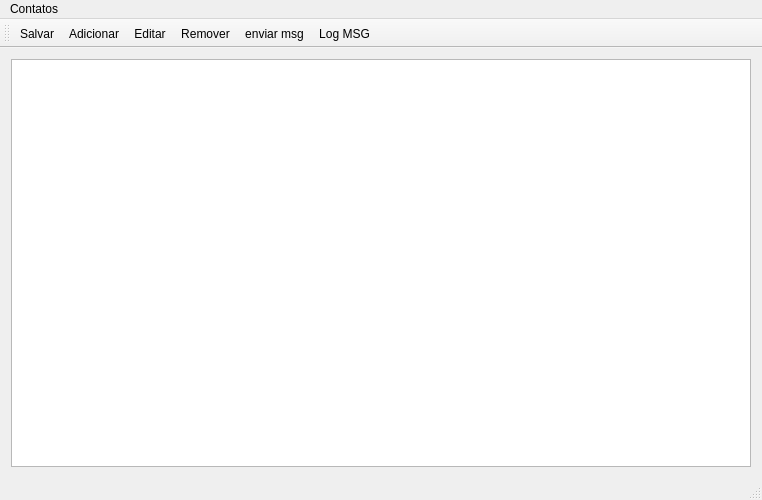
<?xml version="1.0" encoding="UTF-8"?>
<ui version="4.0">
 <class>MainWindow</class>
 <widget class="QMainWindow" name="MainWindow">
  <property name="geometry">
   <rect>
    <x>0</x>
    <y>0</y>
    <width>762</width>
    <height>500</height>
   </rect>
  </property>
  <property name="sizePolicy">
   <sizepolicy hsizetype="Maximum" vsizetype="Maximum">
    <horstretch>0</horstretch>
    <verstretch>0</verstretch>
   </sizepolicy>
  </property>
  <property name="windowTitle">
   <string>MainWindow</string>
  </property>
  <widget class="QWidget" name="centralWidget">
   <layout class="QVBoxLayout" name="verticalLayout">
    <item>
     <widget class="QTableView" name="tbIniciar">
      <property name="styleSheet">
       <string notr="true"/>
      </property>
      <property name="gridStyle">
       <enum>Qt::DashDotLine</enum>
      </property>
      <attribute name="horizontalHeaderDefaultSectionSize">
       <number>100</number>
      </attribute>
     </widget>
    </item>
   </layout>
  </widget>
  <widget class="QMenuBar" name="menuBar">
   <property name="geometry">
    <rect>
     <x>0</x>
     <y>0</y>
     <width>762</width>
     <height>20</height>
    </rect>
   </property>
   <widget class="QMenu" name="menuEditar">
    <property name="title">
     <string>Contatos</string>
    </property>
    <addaction name="actionAdicionar"/>
    <addaction name="actionEditar"/>
    <addaction name="actionRemover"/>
    <addaction name="actionSalvar"/>
    <addaction name="actionEnviar_msg"/>
   </widget>
   <addaction name="menuEditar"/>
  </widget>
  <widget class="QToolBar" name="mainToolBar">
   <attribute name="toolBarArea">
    <enum>TopToolBarArea</enum>
   </attribute>
   <attribute name="toolBarBreak">
    <bool>false</bool>
   </attribute>
   <addaction name="actionSalvar"/>
   <addaction name="actionAdicionar"/>
   <addaction name="actionEditar"/>
   <addaction name="actionRemover"/>
   <addaction name="actionEnviar_msg"/>
   <addaction name="actionLog_MSG"/>
  </widget>
  <widget class="QStatusBar" name="statusBar"/>
  <action name="actionAdicionar">
   <property name="icon">
    <iconset resource="icones.qrc">
     <normaloff>:/new/prefix1/272_128x128.png</normaloff>:/new/prefix1/272_128x128.png</iconset>
   </property>
   <property name="text">
    <string>Adicionar</string>
   </property>
  </action>
  <action name="actionEditar">
   <property name="icon">
    <iconset resource="icones.qrc">
     <normaloff>:/new/prefix1/1957_64x64.png</normaloff>:/new/prefix1/1957_64x64.png</iconset>
   </property>
   <property name="text">
    <string>Editar</string>
   </property>
  </action>
  <action name="actionRemover">
   <property name="icon">
    <iconset resource="icones.qrc">
     <normaloff>:/new/prefix1/7660_64x64.png</normaloff>:/new/prefix1/7660_64x64.png</iconset>
   </property>
   <property name="text">
    <string>Remover</string>
   </property>
  </action>
  <action name="actionSalvar">
   <property name="icon">
    <iconset resource="icones.qrc">
     <normaloff>:/new/prefix1/1295_64x64.png</normaloff>:/new/prefix1/1295_64x64.png</iconset>
   </property>
   <property name="text">
    <string>Salvar</string>
   </property>
  </action>
  <action name="actionEnviar_msg">
   <property name="text">
    <string>enviar msg</string>
   </property>
  </action>
  <action name="actionLog_MSG">
   <property name="text">
    <string>Log MSG</string>
   </property>
  </action>
 </widget>
 <layoutdefault spacing="6" margin="11"/>
 <resources>
  <include location="icones.qrc"/>
 </resources>
 <connections/>
</ui>
